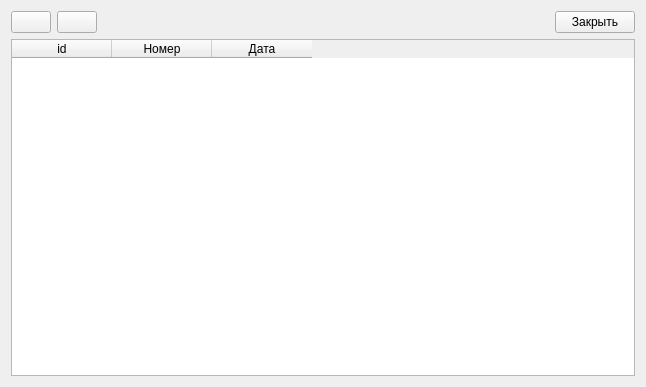
<?xml version="1.0" encoding="UTF-8"?>
<ui version="4.0">
 <class>ContractRegistry</class>
 <widget class="QWidget" name="ContractRegistry">
  <property name="geometry">
   <rect>
    <x>0</x>
    <y>0</y>
    <width>646</width>
    <height>387</height>
   </rect>
  </property>
  <property name="windowTitle">
   <string>Form</string>
  </property>
  <layout class="QVBoxLayout" name="verticalLayout">
   <item>
    <layout class="QHBoxLayout" name="horizontalLayout_2">
     <item>
      <widget class="QPushButton" name="refresh_btn">
       <property name="autoFillBackground">
        <bool>false</bool>
       </property>
       <property name="text">
        <string/>
       </property>
       <property name="icon">
        <iconset theme="QIcon::ThemeIcon::ViewRefresh"/>
       </property>
      </widget>
     </item>
     <item>
      <widget class="QPushButton" name="create_btn">
       <property name="text">
        <string/>
       </property>
       <property name="icon">
        <iconset theme="QIcon::ThemeIcon::ListAdd"/>
       </property>
      </widget>
     </item>
     <item>
      <spacer name="horizontalSpacer">
       <property name="orientation">
        <enum>Qt::Orientation::Horizontal</enum>
       </property>
       <property name="sizeType">
        <enum>QSizePolicy::Policy::Expanding</enum>
       </property>
       <property name="sizeHint" stdset="0">
        <size>
         <width>50</width>
         <height>20</height>
        </size>
       </property>
      </spacer>
     </item>
     <item>
      <widget class="QPushButton" name="close_btn">
       <property name="text">
        <string>Закрыть</string>
       </property>
       <property name="icon">
        <iconset theme="QIcon::ThemeIcon::ApplicationExit"/>
       </property>
      </widget>
     </item>
    </layout>
   </item>
   <item>
    <widget class="QTableWidget" name="tableWidget">
     <property name="sortingEnabled">
      <bool>true</bool>
     </property>
     <column>
      <property name="text">
       <string>id</string>
      </property>
     </column>
     <column>
      <property name="text">
       <string>Номер</string>
      </property>
     </column>
     <column>
      <property name="text">
       <string>Дата</string>
      </property>
     </column>
    </widget>
   </item>
  </layout>
 </widget>
 <resources/>
 <connections/>
</ui>
